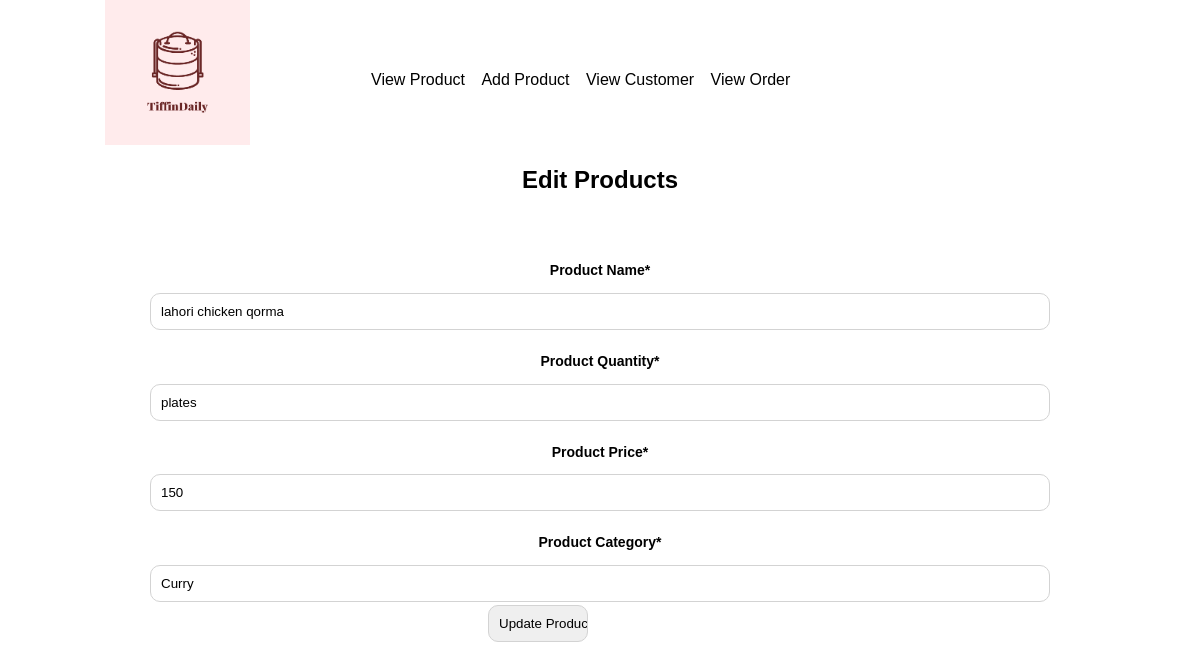
/editproduct.php?id=3, run on the app's committed database.
### tables this page shows
CREATE TABLE `products` (
  `ID` int(200) NOT NULL,
  `Name` varchar(200) NOT NULL,
  `Quantity` varchar(500) NOT NULL,
  `Price` int(255) NOT NULL,
  `Category` varchar(200) NOT NULL
);

### editproduct.php (the view, shortened to what this page needs)
<?php
include('Include/config.php');
	$pid=$_GET["id"];
	$pName="";
	$pQuantity="";
	$pprice="";
	$pCategory="";
?>
        <?php
$conn = new mysqli($DBserver,$dbuser,$dbpassword,$dbname);
$sql='SELECT  * from  products Where id=?';
$stmt=$conn->prepare($sql);
$stmt->bind_param('i',$pid);
$stmt->execute();
$stmt->store_result();
if($stmt->num_rows>0)
{
	$stmt->bind_result($id,$Name,$Quantity,$price,$Category);
	while($stmt->fetch()){
	$pName=$Name;
	$pQuantity=$Quantity;
	$pprice=$price;
	$pCategory=$Category;
	}
}
?>
<html>
<head>
<link rel="stylesheet" type="text/css" href="css/style.css">
  </head>
<body>
  <div class="container header shadow_bottom">
    <header class="width">
      <div class="logo">
        <img src="images/logo1.jpg" alt="My Tiffin">
      </div>
      <div class="nav">
        <ul>
              <li><a href="manageproduct.php">View Product</a></li>
            <li><a href="manageproduct.php">Add Product</a></li>
<li><a href="viewcustomers.php">View Customer</a></li>
   <li><a href="manageproduct.php">View Order</a></li>
        </ul>
        </div>
	<main class="container">
		<section class="width about">
			<h1 class="">Edit Products  </h1>
	<main class="container">
		<div class="signup_form width">
			<form action="editproductaction.php" method="POST">
				<div class="form_row">
					<p><label> Product Name*</label>
					<input type="text"  name="pn" value="<?php echo $pName?>" required></p>
				<p><label> Product Quantity*</label>
					<input type="text"  name="qn" value="<?php echo $pQuantity?>" required></p>
					<p><label> Product Price*</label>
					<input type="text"  name="pp" value="<?php echo $pprice?>" required></p>
					<p><label> Product Category*</label>
					<input type="text"  name="pc"  value="<?php echo $pCategory?>"required></p>
	<input type="submit" name="submit" value="Update Product" class="btn">
</form>
		</div>
	</main>
</div>
</body>
</html>

### css/style.css (style rules this page uses)
* { padding: 0px; margin: 0px; box-sizing: border-box; font-family: Arial }
.container { width: 100%; }
.width { max-width: 990px; margin: auto; }
.shadow_bottom { box-shadow: 0 8px 6px -6px pink; }
p { line-height: 40px; }
a { text-decoration: none;color: black; }
.header .logo { float: left; width: 145px; padding: 0px }
.header .logo img { width: 100%; }
.header ul { margin-left: 260px; padding-top: 55px; }
.header ul li { list-style: none;display: inline-block; padding: 16px 6px;border-radius: 5px; cursor: pointer; font-size: 16px; }
.about { padding: 25px 0px; }
.about h1 { color: black; text-align: center; padding-top: 36px; }
.about p { color: black; text-align: center; padding-top: 20px; padding-bottom: 0px; line-height: 2.5; }
.btn { width:78px; float:right; margin-right: 258px; padding: 5px; margin-top: 5px; }
.form_row { width: 100%; padding: 15px; }
.form_row label { display: block; padding: 10px 0px; font-weight: bold }
.form_row input, .form_row textarea { display: block; padding: 10px; width: 100%; border: 1px solid lightgray!important;border-radius: 10px; }
.Signup_form { padding: 30px; }
.signup_form form { display: inline-block !important; width: 100% !important; }
input.btn[type="submit"] { width: 100px !important; display: block !important; margin-top: 3px; margin-bottom: 10px; }
.btn { width: 78px; float: right; margin-right: 462px; padding: 5px; margin-top: -15px; }
.width p { font-size: 14px; line-height: 2.0; }
.about p { color: black; text-align: center; padding-top: 10px; padding-bottom: 0px; line-height: 1.7; }

### data on the page
products: pn "lahori chicken qorma", qn "plates", pp "150", pc "Curry"
